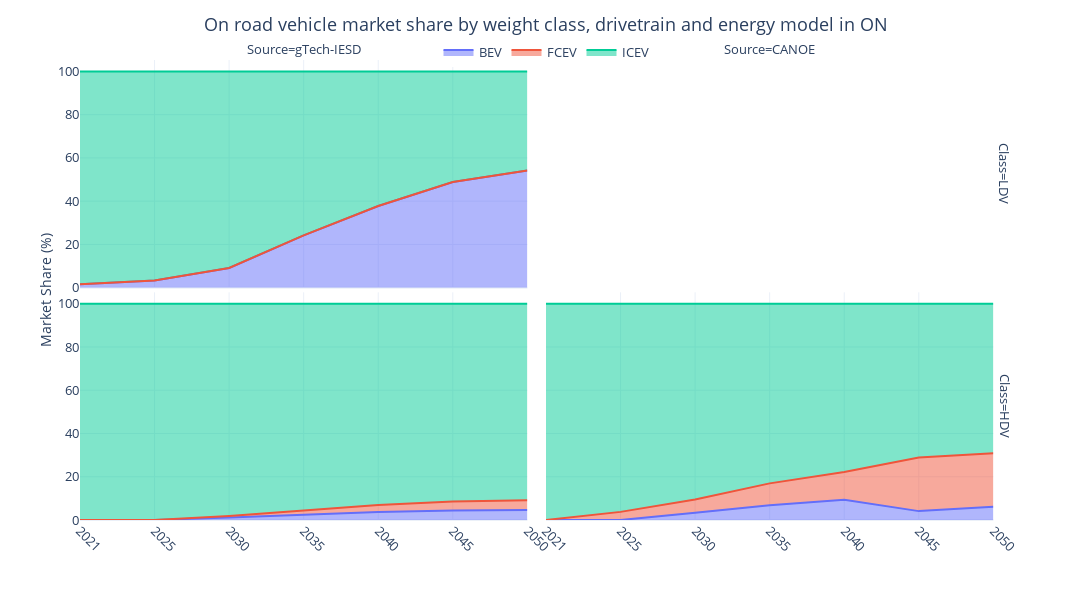

The notebook cell saved with this chart:
### Code cell
ref_fig = ref_trnnewcap[ref_trnnewcap['Vehicle Class'].isin(['LD Car', 'LD Truck', 'HD Truck'])][['Period', 'Carrier', 'Vehicle Class', 'New Capacity']]
ref_fig['Carrier'] = ref_fig.Carrier.map(gtech_carrier_mapping)
ref_fig['Vehicle Class'] = ref_fig['Vehicle Class'].map(gtech_class_mapping)
ref_fig = ref_fig.groupby(['Period', 'Carrier', 'Vehicle Class'], as_index=False).sum()

veh_tot_cap = ref_fig.groupby(['Period', 'Vehicle Class'], as_index=False).sum('New Capacity')
ref_fig = pd.merge(ref_fig, veh_tot_cap, on=['Period', 'Vehicle Class'], suffixes=('', '_sum'))
ref_fig['Market Share (%)'] = ref_fig['New Capacity'] / ref_fig['New Capacity_sum'] * 100
ref_fig.rename(columns={'Vehicle Class': 'Class', 'Carrier': 'Drivetrain'}, inplace=True)

ref_fig['Source'] = 'CANOE'
gtech23_ref_vehshare['Source'] = 'gTech-IESD'
gtech23_ref_vehshare['Period'] = gtech23_ref_vehshare['Period'].astype(str)
fig_df = pd.concat([ref_fig[['Period', 'Class', 'Drivetrain', 'Source', 'Market Share (%)']], gtech23_ref_vehshare[['Period', 'Class', 'Drivetrain', 'Source', 'Market Share (%)']]]).reset_index(drop=True)
fig_df['Class'] = pd.Categorical(fig_df['Class'], categories=['LDV', 'HDV'], ordered=True)
fig_df = fig_df.sort_values(['Class', 'Period'])

fig = px.area(fig_df, x='Period', y='Market Share (%)', color='Drivetrain', facet_col='Source', facet_row='Class',
              template='plotly_white',
              facet_col_spacing=0.02,
              facet_row_spacing=0.01,
              width=1100, height=600
              )

fig.update_layout(
    title=dict(text='On road vehicle market share by weight class, drivetrain and energy model in ON',
               x=0.5,
               y=0.97,
               xanchor='center',
               yanchor='top'
               ),
    xaxis=dict(title='Period'),
    yaxis=dict(title='Market Share (%)'),
    yaxis_title_standoff=0,
    legend_title_text='',
    bargap=0.1,
    legend=dict(orientation='h',
                yanchor='top',
                y=1.05,
                xanchor='center',
                x=0.5),
    font=dict(size=13,
              # family="Open Sans"
              ))

for axis in fig.layout:
    if axis.startswith('yaxis'):
        fig.layout[axis].title.text = ''
    if axis.startswith('xaxis'):
        fig.layout[axis].title.text = ''

fig.update_xaxes(tickangle=45)

fig.add_annotation(
    text="Market Share (%)",
    x=-0.05,  # Adjust x position as needed
    y=0.5,
    xref="paper",
    yref="paper",
    showarrow=False,
    textangle=-90,
    font=dict(size=14))

fig.show()

### Figure 1 — Plotly figure (JSON) as saved in the notebook; plotly's stock layout.template omitted (floating-point values rounded to 4 significant figures)
{"data": [{"fillpattern": {"shape": ""}, "hovertemplate": "Drivetrain=BEV<br>Class=LDV<br>Source=gTech-IESD<br>Period=%{x}<br>Market Share (%)=%{y}<extra></extra>", "legendgroup": "BEV", "line": {"color": "#636efa"}, "marker": {"symbol": "circle"}, "mode": "lines", "name": "BEV", "orientation": "v", "showlegend": true, "stackgroup": "1", "type": "scatter", "x": ["2021", "2025", "2030", "2035", "2040", "2045", "2050"], "xaxis": "x3", "y": [1.605, 3.29, 9.122, 24.21, 37.77, 48.86, 54.23], "yaxis": "y3"}, {"fillpattern": {"shape": ""}, "hovertemplate": "Drivetrain=BEV<br>Class=HDV<br>Source=gTech-IESD<br>Period=%{x}<br>Market Share (%)=%{y}<extra></extra>", "legendgroup": "BEV", "line": {"color": "#636efa"}, "marker": {"symbol": "circle"}, "mode": "lines", "name": "BEV", "orientation": "v", "showlegend": false, "stackgroup": "1", "type": "scatter", "x": ["2021", "2025", "2030", "2035", "2040", "2045", "2050"], "xaxis": "x", "y": [0, 0, 1.176, 2.455, 3.654, 4.385, 4.568], "yaxis": "y"}, {"fillpattern": {"shape": ""}, "hovertemplate": "Drivetrain=BEV<br>Class=HDV<br>Source=CANOE<br>Period=%{x}<br>Market Share (%)=%{y}<extra></extra>", "legendgroup": "BEV", "line": {"color": "#636efa"}, "marker": {"symbol": "circle"}, "mode": "lines", "name": "BEV", "orientation": "v", "showlegend": false, "stackgroup": "1", "type": "scatter", "x": ["2021", "2025", "2030", "2035", "2040", "2045", "2050"], "xaxis": "x2", "y": [0, 0, 3.298, 6.784, 9.335, 4.105, 6.144], "yaxis": "y2"}, {"fillpattern": {"shape": ""}, "hovertemplate": "Drivetrain=FCEV<br>Class=LDV<br>Source=gTech-IESD<br>Period=%{x}<br>Market Share (%)=%{y}<extra></extra>", "legendgroup": "FCEV", "line": {"color": "#EF553B"}, "marker": {"symbol": "circle"}, "mode": "lines", "name": "FCEV", "orientation": "v", "showlegend": true, "stackgroup": "1", "type": "scatter", "x": ["2021", "2025", "2030", "2035", "2040", "2045", "2050"], "xaxis": "x3", "y": [3.873e-05, 0.0001936, 0.0002693, 0.0003385, 0.0003832, 0.0004572, 0.0005939], "yaxis": "y3"}, {"fillpattern": {"shape": ""}, "hovertemplate": "Drivetrain=FCEV<br>Class=HDV<br>Source=gTech-IESD<br>Period=%{x}<br>Market Share (%)=%{y}<extra></extra>", "legendgroup": "FCEV", "line": {"color": "#EF553B"}, "marker": {"symbol": "circle"}, "mode": "lines", "name": "FCEV", "orientation": "v", "showlegend": false, "stackgroup": "1", "type": "scatter", "x": ["2021", "2025", "2030", "2035", "2040", "2045", "2050"], "xaxis": "x", "y": [0, 0, 0.7148, 1.987, 3.255, 4.201, 4.595], "yaxis": "y"}, {"fillpattern": {"shape": ""}, "hovertemplate": "Drivetrain=FCEV<br>Class=HDV<br>Source=CANOE<br>Period=%{x}<br>Market Share (%)=%{y}<extra></extra>", "legendgroup": "FCEV", "line": {"color": "#EF553B"}, "marker": {"symbol": "circle"}, "mode": "lines", "name": "FCEV", "orientation": "v", "showlegend": false, "stackgroup": "1", "type": "scatter", "x": ["2021", "2025", "2030", "2035", "2040", "2045", "2050"], "xaxis": "x2", "y": [0, 3.757, 6.22, 10.15, 12.88, 24.8, 24.75], "yaxis": "y2"}, {"fillpattern": {"shape": ""}, "hovertemplate": "Drivetrain=ICEV<br>Class=LDV<br>Source=gTech-IESD<br>Period=%{x}<br>Market Share (%)=%{y}<extra></extra>", "legendgroup": "ICEV", "line": {"color": "#00cc96"}, "marker": {"symbol": "circle"}, "mode": "lines", "name": "ICEV", "orientation": "v", "showlegend": true, "stackgroup": "1", "type": "scatter", "x": ["2021", "2025", "2030", "2035", "2040", "2045", "2050"], "xaxis": "x3", "y": [98.4, 96.71, 90.88, 75.79, 62.23, 51.14, 45.77], "yaxis": "y3"}, {"fillpattern": {"shape": ""}, "hovertemplate": "Drivetrain=ICEV<br>Class=HDV<br>Source=gTech-IESD<br>Period=%{x}<br>Market Share (%)=%{y}<extra></extra>", "legendgroup": "ICEV", "line": {"color": "#00cc96"}, "marker": {"symbol": "circle"}, "mode": "lines", "name": "ICEV", "orientation": "v", "showlegend": false, "stackgroup": "1", "type": "scatter", "x": ["2021", "2025", "2030", "2035", "2040", "2045", "2050"], "xaxis": "x", "y": [100, 100, 98.11, 95.56, 93.09, 91.41, 90.84], "yaxis": "y"}, {"fillpattern": {"shape": ""}, "hovertemplate": "Drivetrain=ICEV<br>Class=HDV<br>Source=CANOE<br>Period=%{x}<br>Market Share (%)=%{y}<extra></extra>", "legendgroup": "ICEV", "line": {"color": "#00cc96"}, "marker": {"symbol": "circle"}, "mode": "lines", "name": "ICEV", "orientation": "v", "showlegend": false, "stackgroup": "1", "type": "scatter", "x": ["2021", "2025", "2030", "2035", "2040", "2045", "2050"], "xaxis": "x2", "y": [100, 96.24, 90.48, 83.07, 77.79, 71.09, 69.1], "yaxis": "y2"}], "layout": {"annotations": [{"showarrow": false, "text": "Source=gTech-IESD", "x": 0.24, "xanchor": "center", "xref": "paper", "y": 1, "yanchor": "bottom", "yref": "paper"}, {"showarrow": false, "text": "Source=CANOE", "x": 0.74, "xanchor": "center", "xref": "paper", "y": 1, "yanchor": "bottom", "yref": "paper"}, {"showarrow": false, "text": "Class=HDV", "textangle": 90, "x": 0.98, "xanchor": "left", "xref": "paper", "y": 0.2475, "yanchor": "middle", "yref": "paper"}, {"showarrow": false, "text": "Class=LDV", "textangle": 90, "x": 0.98, "xanchor": "left", "xref": "paper", "y": 0.7525, "yanchor": "middle", "yref": "paper"}, {"font": {"size": 14}, "showarrow": false, "text": "Market Share (%)", "textangle": -90, "x": -0.05, "xref": "paper", "y": 0.5, "yref": "paper"}], "bargap": 0.1, "font": {"size": 13}, "height": 600, "legend": {"orientation": "h", "title": {"text": ""}, "tracegroupgap": 0, "x": 0.5, "xanchor": "center", "y": 1.05, "yanchor": "top"}, "margin": {"t": 60}, "title": {"text": "On road vehicle market share by weight class, drivetrain and energy model in ON", "x": 0.5, "xanchor": "center", "y": 0.97, "yanchor": "top"}, "width": 1100, "xaxis": {"anchor": "y", "domain": [0, 0.48], "tickangle": 45, "title": {"text": ""}}, "xaxis2": {"anchor": "y2", "domain": [0.5, 0.98], "matches": "x", "tickangle": 45, "title": {"text": ""}}, "xaxis3": {"anchor": "y3", "domain": [0, 0.48], "matches": "x", "showticklabels": false, "tickangle": 45, "title": {"text": ""}}, "xaxis4": {"anchor": "y4", "domain": [0.5, 0.98], "matches": "x", "showticklabels": false, "tickangle": 45, "title": {"text": ""}}, "yaxis": {"anchor": "x", "domain": [0, 0.495], "title": {"standoff": 0, "text": ""}}, "yaxis2": {"anchor": "x2", "domain": [0, 0.495], "matches": "y", "showticklabels": false, "title": {"text": ""}}, "yaxis3": {"anchor": "x3", "domain": [0.505, 1], "matches": "y", "title": {"text": ""}}, "yaxis4": {"anchor": "x4", "domain": [0.505, 1], "matches": "y", "showticklabels": false, "title": {"text": ""}}}}
